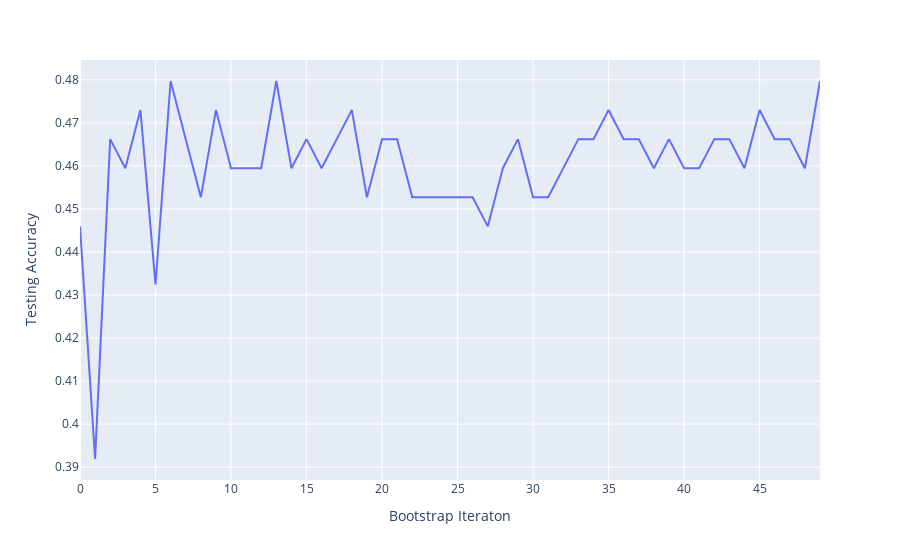

Notebook cell for this chart:
### Code cell
# Visualize the bootstrap decision trees 
plt = px.line(scores,labels={"index":"Bootstrap Iteraton","value":"Testing Accuracy"})
plt.layout.update(showlegend=False)
plt.show()

### Figure 1 — Plotly figure (JSON) as saved in the notebook; plotly's stock layout.template omitted (floating-point values rounded to 4 significant figures)
{"data": [{"hovertemplate": "variable=0<br>Bootstrap Iteraton=%{x}<br>Testing Accuracy=%{y}<extra></extra>", "legendgroup": "0", "line": {"color": "#636efa", "dash": "solid"}, "mode": "lines", "name": "0", "orientation": "v", "showlegend": true, "type": "scatter", "x": [0, 1, 2, 3, 4, 5, 6, 7, 8, 9, 10, 11, 12, 13, 14, 15, 16, 17, 18, 19, 20, 21, 22, 23, 24, 25, 26, 27, 28, 29, 30, 31, 32, 33, 34, 35, 36, 37, 38, 39, 40, 41, 42, 43, 44, 45, 46, 47, 48, 49], "xaxis": "x", "y": [0.4459, 0.3919, 0.4662, 0.4595, 0.473, 0.4324, 0.4797, 0.4662, 0.4527, 0.473, 0.4595, 0.4595, 0.4595, 0.4797, 0.4595, 0.4662, 0.4595, 0.4662, 0.473, 0.4527, 0.4662, 0.4662, 0.4527, 0.4527, 0.4527, 0.4527, 0.4527, 0.4459, 0.4595, 0.4662, 0.4527, 0.4527, 0.4595, 0.4662, 0.4662, 0.473, 0.4662, 0.4662, 0.4595, 0.4662, 0.4595, 0.4595, 0.4662, 0.4662, 0.4595, 0.473, 0.4662, 0.4662, 0.4595, 0.4797], "yaxis": "y"}], "layout": {"legend": {"title": {"text": "variable"}, "tracegroupgap": 0}, "margin": {"t": 60}, "showlegend": false, "xaxis": {"anchor": "y", "domain": [0, 1], "title": {"text": "Bootstrap Iteraton"}}, "yaxis": {"anchor": "x", "domain": [0, 1], "title": {"text": "Testing Accuracy"}}}}
